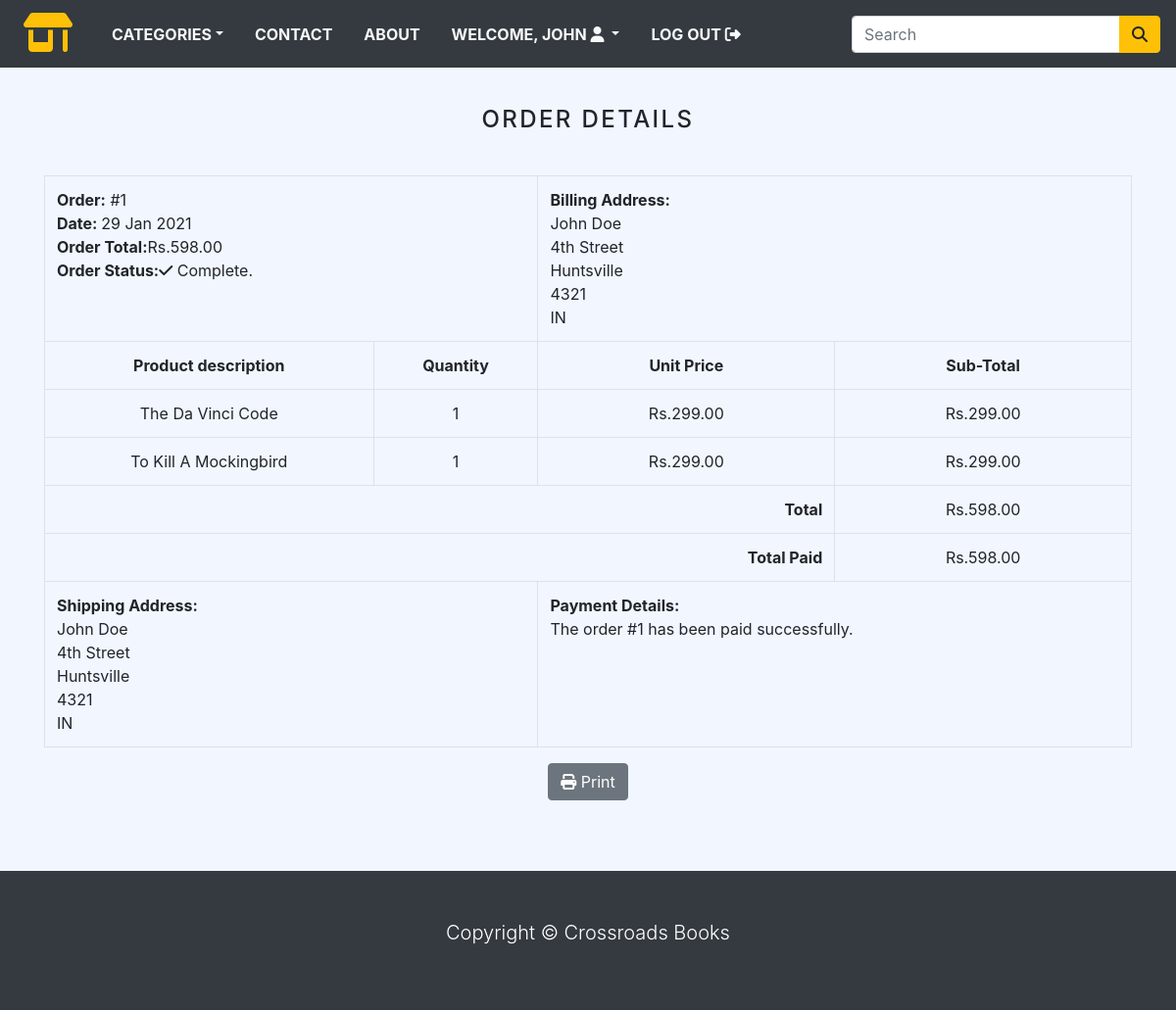
/order/1/ (signed in), run on the app's committed database.
### store/models.py (models this page shows, shortened)
class Order(models.Model):
    token = models.CharField(max_length=250, blank=True)
    total = models.DecimalField(max_digits=10, decimal_places=2, verbose_name='Rs Order Total')
    emailAddress= models.EmailField(max_length=250, blank=True, verbose_name='Email Address')
    created= models.DateTimeField(auto_now_add=True)
    billingName= models.CharField(max_length=250, blank=True)
    billingAddress1= models.CharField(max_length=250, blank=True)
    billingCity= models.CharField(max_length=250, blank=True)
    billingPincode= models.CharField(max_length=250, blank=True)
    billingCountry= models.CharField(max_length=250, blank=True)
    shippingName= models.CharField(max_length=250, blank=True)
    shippingAddress1= models.CharField(max_length=250, blank=True)
    shippingCity= models.CharField(max_length=250, blank=True)
    shippingPincode= models.CharField(max_length=250, blank=True)
    shippingCountry= models.CharField(max_length=250, blank=True)
    class Meta:
        db_table = 'order'
        ordering = ['-created']

class OrderItem(models.Model):
    product = models.CharField(max_length=250)
    quantity = models.IntegerField()
    price = models.DecimalField(max_digits=10, decimal_places=2, verbose_name='INR Price')
    order = models.ForeignKey(Order, on_delete=models.CASCADE)
    class Meta:
        db_table='OrderItem'
    def sub_total(self):
        return self.quantity * self.price

### store/views.py (the view)
# urls.py: path('order/<int:order_id>/',viewOrder,name='order_details'),
@login_required(redirect_field_name='next', login_url="login")
def viewOrder(request, order_id):
    if request.user.is_authenticated:
        email = str(request.user.email)
        order = Order.objects.get(id=order_id, emailAddress=email)
        order_items = OrderItem.objects.filter(order=order)
    return render(request,"order_detail.html",context={'order':order,'order_items':order_items})

### store/context_processors.py (called while the page is built)
def counter(request):
    item_count = 0
    if 'admin' in request.path:
        return {}
    else:
        try:
            cart = Cart.objects.filter(cart_id = _cart_id(request))
            cart_items = CartItem.objects.all().filter(cart=cart[:1])
            for cart_item in cart_items:
                item_count += cart_item.quantity
        except Cart.DoesNotExist:
            item_count = 0
    return dict(item_count = item_count)

def menu_links(request):
    links = Category.objects.all()
    return dict(links=links)

### store/models.py (called while the page is built)
    def get_absolute_url(self):
        return reverse('products_by_category', kwargs={'category_slug':self.slug})

### store/views.py (called while the page is built)
def _cart_id(request):
    cart = request.session.session_key
    if not cart:
        cart = request.session.create()
    return cart

### store/templates/order_detail.html (shortened to what this page needs)
{% extends 'base.html' %}
{% load static %}
{% load crispy_forms_tags %}
{% block content %}
<div class="container">
    <div class="text-center">
      <br>
      <h1 class="text-center product_title">
      Order Details
      </h1>
      <br>
      <table class="table table-bordered">
        <tr>
          <td class="text-left" colspan="2">
          <b>Order:</b> #{{ order.id }} <br>
          <b>Date: </b> {{ order.created|date:"d M Y" }} <br>
          <b>Order Total:</b>Rs.{{order.total}}<br>
          <b>Order Status:</b><i class="fas fa-check"></i>&nbsp;Complete.
          </td>
          <td class="text-left" colspan="2">
            <b>Billing Address: </b> <br>
            {{ order.billingName }} <br>
            {{ order.billingAddress1 }} <br>
            {{ order.billingCity }} <br>
            {{ order.billingPincode }} <br>
            {{ order.billingCountry }} <br>
          </td>
        </tr>
        <tr>
          <td><b>Product description</b></td>
          <td><b>Quantity</b></td>
          <td><b>Unit Price</b></td>
          <td><b>Sub-Total</b></td>
        </tr>
        {% for item in order_items %}
          <tr>
            <td>{{ item.product }}</td>
            <td>{{ item.quantity }}</td>
            <td>Rs.{{ item.price }}</td>
            <td>Rs.{{ item.sub_total }}</td>
          </tr>
        {% endfor %}
        <tr>
          <td class="text-right" colspan="3"><b>Total</b></td>
          <td>Rs.{{ order.total }}</td>
        </tr>
        <tr>
          <td class="text-right" colspan="3"><b>Total Paid</b></td>
          <td>Rs.{{ order.total }}</td>
        </tr>
        <tr>
          <td class="text-left" colspan="2">
            <b>Shipping Address: </b> <br>
            {{ order.shippingName }} <br>
            {{ order.shippingAddress1 }} <br>
            {{ order.shippingCity }} <br>
            {{ order.shippingPincode }} <br>
            {{ order.shippingCountry }} <br>
          </td>
          <td class="text-left" colspan="2">
            <b>Payment Details:</b><br>
            The order #{{ order.id }} has been paid successfully.
          </td>
        </tr>
      </table>
        <button class="btn btn-secondary" onclick="window.print();">
        <i class="fas fa-print"></i> Print</button>
        <br><br>
    </div>
</div>
{% endblock %}

### store/templates/navbar.html (shortened to what this page needs)
    <nav class='navbar navbar-expand-md navbar-light bg-dark'>
        <a href="/" class="navbar-brand"><i class="fas fa-store-alt text-warning fa-2x px-2"></i></a>
        <div class="collapse navbar-collapse justify-content-between" id="nav">
        <ul class='navbar-nav'>
            <li class="nav-item dropdown"><a class="nav-link text-light text-uppercase font-weight-bold px-3 dropdown-toggle"
              href="" data-toggle="dropdown">Categories</a>
            </li>
            <li class="nav-item"><a class="nav-link text-light text-uppercase font-weight-bold px-3" href="{% url 'contact' %}">Contact</a></li>
            <li class="nav-item"><a class="nav-link text-light text-uppercase font-weight-bold px-3" href="{% url 'about' %}">About</a></li>
            {% if request.user.is_authenticated and request.user.first_name %}
            <li class="nav-item dropdown">
              <a class="nav-link text-light text-uppercase font-weight-bold px-3 dropdown-toggle" data-toggle="dropdown">
              Welcome, {{request.user.first_name}} <i class="fas fa-user circle"></i>
              </a>
            </li>
            <li class="nav-item">
              <a class="nav-link text-light text-uppercase font-weight-bold px-3" href="{% url 'logout' %}">
                Log Out <i class="fas fa-sign-out-alt"></i>
              </a>
            </li>
            {% endif %}
        </ul>
        <form class="form-inline ml-3" action="{% url 'search' %}", method="GET">
          <div class="input-group">
            <input type="text" name="name" class="form-control" placeholder="Search">
            <div class="input-group-append">
              <button type="submit" class="btn btn-warning" name="button"><i class="fas fa-search"></i></button>
            </div>
          </div>
        </form>
        </div>
    </nav>

### store/static/css/base.css (style rules this page uses)
body { background: #F2F6FF; }
.product_title { font-size: 24px; text-transform: uppercase; letter-spacing: .1em; padding-top: 15px; padding-bottom: 10px; }

### data on the page
Order: id "1", created "29 Jan 2021", total "598.00", billingName "John Doe", billingAddress1 "4th Street", billingCity "Huntsville", billingPincode "4321", billingCountry "IN", shippingName "John Doe", shippingAddress1 "4th Street", shippingCity "Huntsville", shippingPincode "4321", shippingCountry "IN"
OrderItem: product "The Da Vinci Code", quantity "1", price "299.00", sub_total "299.00"
OrderItem: product "To Kill A Mockingbird", quantity "1", price "299.00", sub_total "299.00"

### other printed values
{{ request.user.first_name }} "JOHN"
